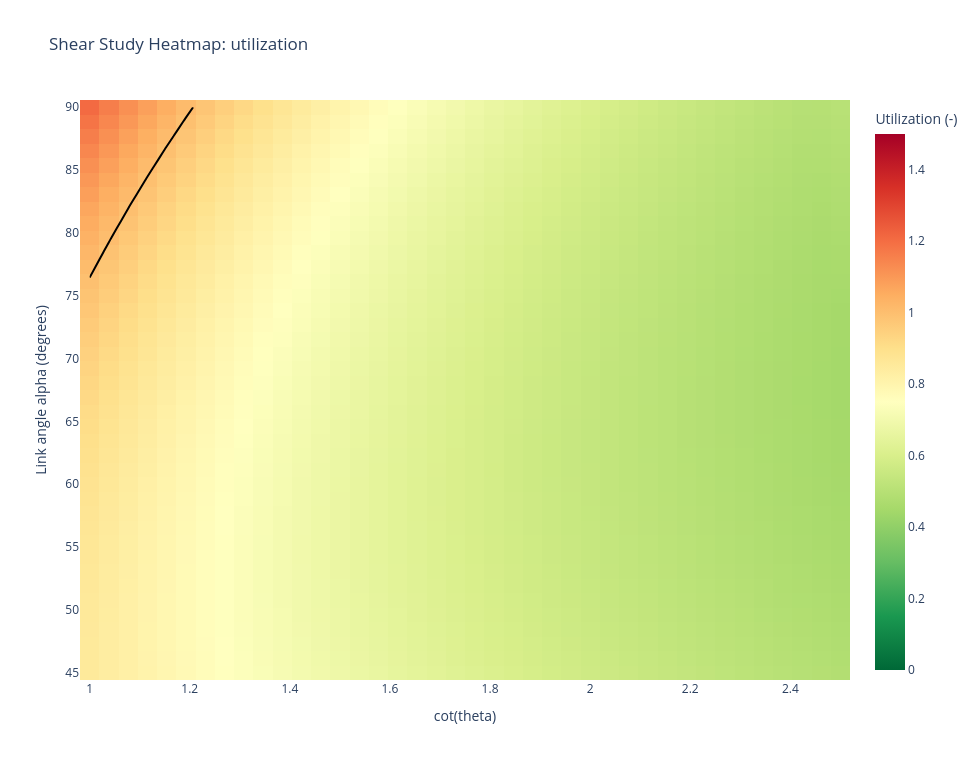

Write notebook code for a chart like this one.
### Markdown cell above
## 7. Cot(theta) vs Link Angle Heatmap

Visual overview of utilization over the cot(theta)-alpha domain.

### Code cell
fig_heatmap = check.plot_cot_theta_link_angle_heatmap(
    load_case=load_case,
    metric="utilization",
    n_cot=40,
    n_angles=40,
    show=False,
)
fig_heatmap

### Figure 1 — Plotly figure (JSON) as saved in the notebook; plotly's stock layout.template omitted (floating-point values rounded to 4 significant figures; data arrays with more than 128 entries replaced by an {"elided": "..."} marker saying what was removed)
{"data": [{"colorbar": {"title": {"text": "Utilization (-)"}}, "colorscale": [[0, "rgb(0,104,55)"], [0.1, "rgb(26,152,80)"], [0.2, "rgb(102,189,99)"], [0.3, "rgb(166,217,106)"], [0.4, "rgb(217,239,139)"], [0.5, "rgb(255,255,191)"], [0.6, "rgb(254,224,139)"], [0.7, "rgb(253,174,97)"], [0.8, "rgb(244,109,67)"], [0.9, "rgb(215,48,39)"], [1, "rgb(165,0,38)"]], "hovertemplate": "cot(theta): %{x:.3f}<br>alpha: %{y:.1f}°<br>utilization: %{z:.3f}<extra></extra>", "name": "utilization", "type": "heatmap", "x": [1.0, 1.038, 1.077, 1.115, 1.154, 1.192, 1.231, 1.269, 1.308, 1.346, 1.385, 1.423, 1.462, 1.5, 1.538, 1.577, 1.615, 1.654, 1.692, 1.731, 1.769, 1.808, 1.846, 1.885, 1.923, 1.962, 2.0, 2.038, 2.077, 2.115, 2.154, 2.192, 2.231, 2.269, 2.308, 2.346, 2.385, 2.423, 2.462, 2.5], "y": [45.0, 46.15, 47.31, 48.46, 49.62, 50.77, 51.92, 53.08, 54.23, 55.38, 56.54, 57.69, 58.85, 60.0, 61.15, 62.31, 63.46, 64.62, 65.77, 66.92, 68.08, 69.23, 70.38, 71.54, 72.69, 73.85, 75.0, 76.15, 77.31, 78.46, 79.62, 80.77, 81.92, 83.08, 84.23, 85.38, 86.54, 87.69, 88.85, 90.0], "z": {"elided": "40x40 float values"}, "zmax": 1.5, "zmin": 0}, {"contours": {"coloring": "none", "end": 1, "size": 1, "start": 1}, "hoverinfo": "skip", "line": {"color": "black", "width": 2}, "name": "Utilization = 1.0", "showscale": false, "type": "contour", "x": [1.0, 1.038, 1.077, 1.115, 1.154, 1.192, 1.231, 1.269, 1.308, 1.346, 1.385, 1.423, 1.462, 1.5, 1.538, 1.577, 1.615, 1.654, 1.692, 1.731, 1.769, 1.808, 1.846, 1.885, 1.923, 1.962, 2.0, 2.038, 2.077, 2.115, 2.154, 2.192, 2.231, 2.269, 2.308, 2.346, 2.385, 2.423, 2.462, 2.5], "y": [45.0, 46.15, 47.31, 48.46, 49.62, 50.77, 51.92, 53.08, 54.23, 55.38, 56.54, 57.69, 58.85, 60.0, 61.15, 62.31, 63.46, 64.62, 65.77, 66.92, 68.08, 69.23, 70.38, 71.54, 72.69, 73.85, 75.0, 76.15, 77.31, 78.46, 79.62, 80.77, 81.92, 83.08, 84.23, 85.38, 86.54, 87.69, 88.85, 90.0], "z": {"elided": "40x40 float values"}}], "layout": {"height": 760, "title": {"text": "Shear Study Heatmap: utilization"}, "width": 980, "xaxis": {"title": {"text": "cot(theta)"}}, "yaxis": {"title": {"text": "Link angle alpha (degrees)"}}}}
